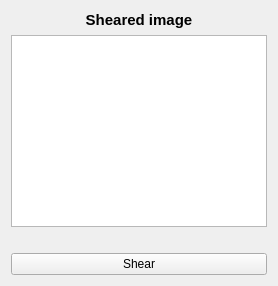
      <widget class="QWidget" name="tab">
       <attribute name="title">
        <string>Shear</string>
       </attribute>
       <layout class="QGridLayout" name="gridLayout">
        <item row="0" column="0">
         <layout class="QVBoxLayout" name="verticalLayout_10">
          <item>
           <widget class="QLabel" name="label_4">
            <property name="font">
             <font>
              <pointsize>11</pointsize>
              <weight>75</weight>
              <bold>true</bold>
             </font>
            </property>
            <property name="text">
             <string>Sheared image</string>
            </property>
            <property name="alignment">
             <set>Qt::AlignCenter</set>
            </property>
           </widget>
          </item>
          <item>
           <widget class="QGraphicsView" name="shearedimage">
            <property name="sizePolicy">
             <sizepolicy hsizetype="Expanding" vsizetype="Expanding">
              <horstretch>0</horstretch>
              <verstretch>0</verstretch>
             </sizepolicy>
            </property>
           </widget>
          </item>
         </layout>
        </item>
        <item row="2" column="0">
         <widget class="QPushButton" name="pushButton">
          <property name="text">
           <string>Shear</string>
          </property>
         </widget>
        </item>
        <item row="1" column="0">
         <spacer name="horizontalSpacer_3">
          <property name="orientation">
           <enum>Qt::Horizontal</enum>
          </property>
          <property name="sizeHint" stdset="0">
           <size>
            <width>40</width>
            <height>20</height>
           </size>
          </property>
         </spacer>
        </item>
       </layout>
      </widget>
